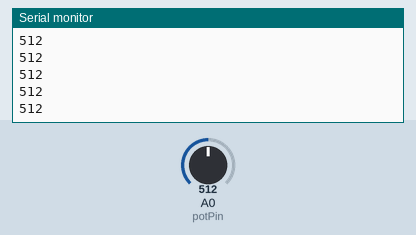
This sketch was run on a simulated Arduino Uno, built with avr-gcc and run on an emulated ATmega328P. Parts: the last lines printed to the serial monitor. Inputs (shaded band) come from the test bench; at power-on: A0 (potPin) = 512.

Above: at 1.2 s.
1.3 s: A0 (potPin) set to 716
At 1.9 s:
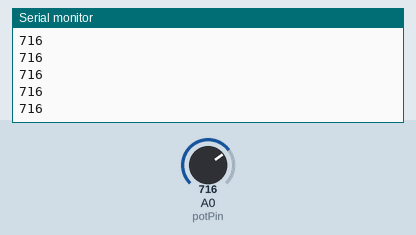
2.8 s: A0 (potPin) set to 900
At 3.5 s:
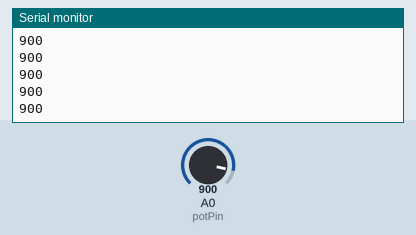
Timing chart, 0 to 5.8 s (numbered marks = the images above; inputs shaded):
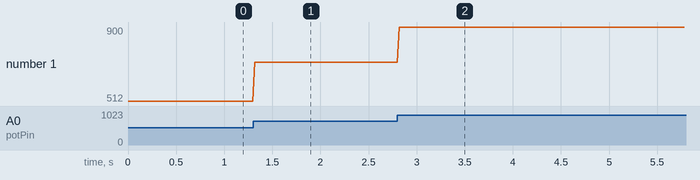

Measured:
- after the input at 1.3 s, the serial monitor: prints a new line at once (image 1)
- after the input at 2.8 s, the serial monitor: prints a new line at once (image 2)
- plotted number 1: 512 → 716 after the input at 1.3 s, 716 → 900 after the input at 2.8 s

The sketch:

iot_1_9_0.ino
```cpp
int potPin = 0;
int val = 0;
// potentiometer 입력을 A0 핀
// 읽은 아날로그 값을 저장하는 변수
void setup() {
Serial.begin(9600);
 }
 void loop() {
val = analogRead(potPin);  // 센서에서 값을 읽음
Serial.println(val);
 delay(20);
}
```
